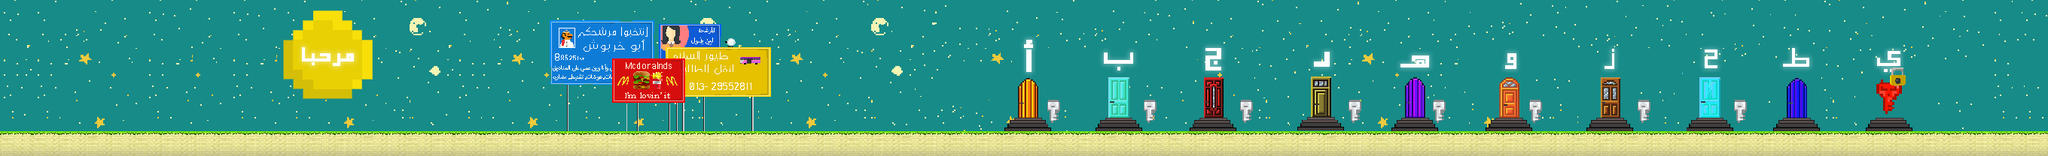

This game map was drawn from its Tiled (.tmx) file and the tilesets committed beside it. A one-line description and the trimmed map source follow:
An orthogonal 170x13 tile map with 16x16 px tiles, 3 tile layers (Background, graphic, graph), 2 tilesets and 3 objects.

<map version="1.0" orientation="orthogonal" renderorder="right-down" width="170" height="13" tilewidth="16" tileheight="16" nextobjectid="627">
 <tileset firstgid="1" name="1" tilewidth="16" tileheight="16" spacing="1" margin="1" tilecount="2639" columns="203">
  <image source="1.png" width="3458" height="234" />
 </tileset>
 <tileset firstgid="2640" name="tileset_gutter" tilewidth="16" tileheight="16" spacing="2" margin="1" tilecount="1782" columns="33">
  <image source="tileset_gutter.png" width="594" height="972" />
 </tileset>
 <layer name="Background" width="170" height="13">
  <data>[2210 cells, 0 non-empty, 0 distinct tile ids]</data>
 </layer>
 <layer name="graphic" width="170" height="13">
  <data>[2210 cells, 2210 non-empty, 2080 distinct tile ids]</data>
 </layer>
 <objectgroup name="ground">
  <object id="602" x="46.6667" y="173.667" width="2552" height="2.33366" />
  <object id="617" x="2566.67" y="-28" width="1.33333" height="202.667" />
 </objectgroup>
 <objectgroup name="Pipes" />
 <objectgroup name="Coins" offsetx="-7" offsety="5">
  <properties>
   <property name="quit" value="" />
  </properties>
 </objectgroup>
 <objectgroup name="Bricks" />
 <objectgroup name="Goombas" />
 <objectgroup name="Turtles" />
 <objectgroup name="Finish_line">
  <object id="625" x="2373.83" y="104.167" width="24.5" height="53" />
 </objectgroup>
 <objectgroup name="Story_line" />
 <objectgroup name="kill_lines" />
 <objectgroup name="Bosses" />
 <objectgroup name="Map_line" />
 <layer name="graph" width="170" height="13">
  <data>[2210 cells, 101 non-empty, 21 distinct tile ids]</data>
 </layer>
</map>
